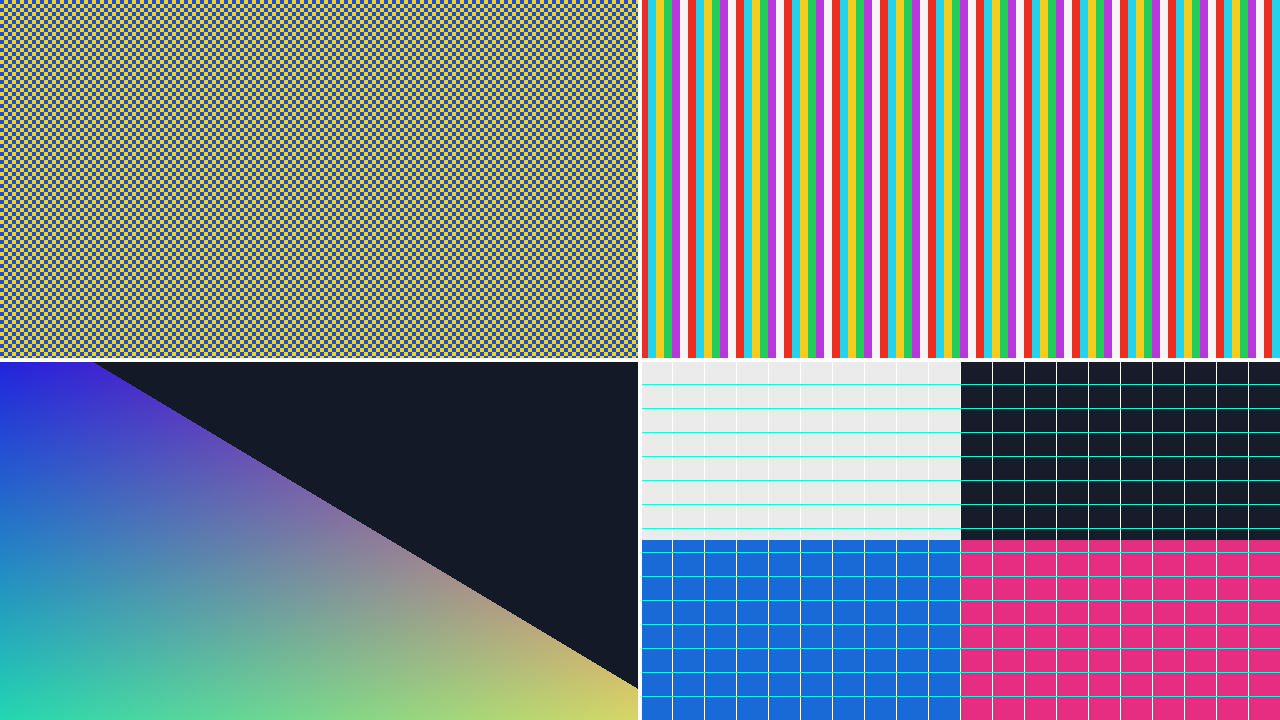
#> input picture fpga/project/stage9_bicubic_catmull_rom_multi_pixel_test/sim/720p_color_compare/input_chart_1280x720.bmp, 1280 x 720 px
$ python create_correction_panel.py ../../fpga/project/stage9_bicubic_catmull_rom_multi_pixel_test/sim/720p_color_compare/input_chart_1280x720.bmp ../../fpga/project/stage9_bicubic_catmull_rom_multi_pixel_test/sim/720p_color_compare/input_chart_1280x720.bmp ../../fpga/project/stage9_bicubic_catmull_rom_multi_pixel_test/sim/720p_color_compare/input_chart_1280x720.bmp ../../fpga/project/stage9_bicubic_catmull_rom_multi_pixel_test/sim/720p_color_compare/input_chart_1280x720.bmp --output out.png
#> lines starting #> are read from the running program, lines starting #| are printed output that depends on the picture
#> in main, clean is the input picture: PIL image 1280x720 RGB; mean R, G, B 124.5, 130.3, 137.6
"""Create a visual clean/distorted/corrected/bit-difference panel."""

from __future__ import annotations

import argparse
from pathlib import Path

from PIL import Image, ImageChops, ImageDraw


LABEL_HEIGHT = 20
DIFFERENCE_GAIN = 8


def create_correction_panel(
    clean_image: Image.Image,
    distorted_image: Image.Image,
    rtl_corrected_image: Image.Image,
    golden_corrected_image: Image.Image,
) -> Image.Image:
    """Return a labeled 2x2 correction panel with amplified RTL error."""

    clean = clean_image.convert("RGB")
    distorted = distorted_image.convert("RGB")
    rtl = rtl_corrected_image.convert("RGB")
    golden = golden_corrected_image.convert("RGB")
    if not (clean.size == distorted.size == rtl.size == golden.size):
        raise ValueError("all correction-panel images must have equal dimensions")

    difference = ImageChops.difference(rtl, golden).point(
        lambda value: min(255, value * DIFFERENCE_GAIN)
    )
#> difference: PIL image 1280x720 RGB; every value is 0
    width, height = clean.size
#> width = 1280; height = 720
    row_height = LABEL_HEIGHT + height
#> row_height = 740
    panel = Image.new("RGB", (2 * width, 2 * row_height), color=(32, 32, 32))
#> panel: PIL image 2560x1480 RGB; every value is 32
    draw = ImageDraw.Draw(panel)
    tiles = (
        ("CLEAN REFERENCE", clean, 0, 0),
        ("SYNTHETIC CAMERA INPUT", distorted, width, 0),
        ("RTL CORRECTED", rtl, 0, row_height),
        (f"RTL vs GOLDEN DIFF x{DIFFERENCE_GAIN}", difference, width, row_height),
    )
    for label, image, x, y in tiles:
        draw.text((x + 4, y + 4), label, fill=(255, 255, 255))
        panel.paste(image, (x, y + LABEL_HEIGHT))
#> this loop made 4 passes
#> (label, x, y) on passes 1 to 4: ('CLEAN REFERENCE', 0, 0), ('SYNTHETIC CAMERA INPUT', 1280, 0), ('RTL CORRECTED', 0, 740), ('RTL vs GOLDEN DIFF x8', 1280, 740)
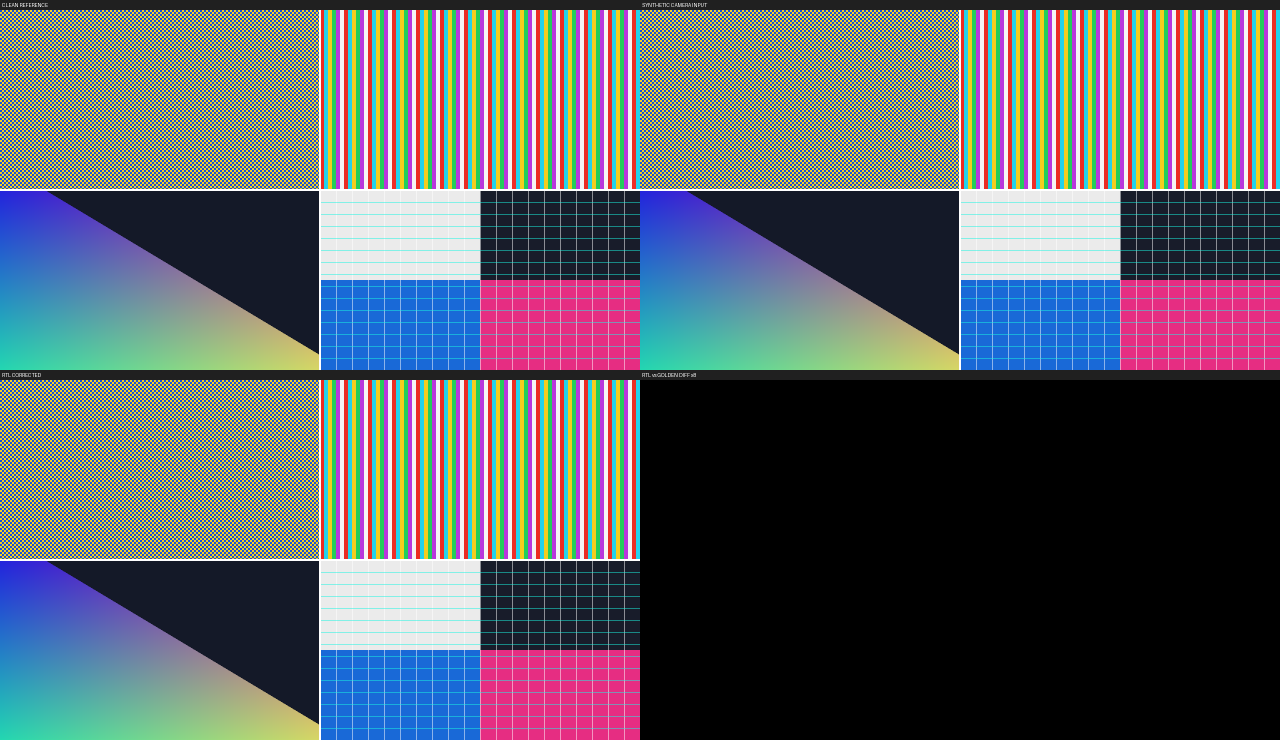
#> panel: PIL image 2560x1480 RGB (shown at 1/2 size); mean R, G, B 91.8, 96, 101.3
    return panel


def main() -> int:
    parser = argparse.ArgumentParser(description=__doc__)
    parser.add_argument("clean_image", type=Path)
    parser.add_argument("distorted_image", type=Path)
    parser.add_argument("rtl_corrected_image", type=Path)
    parser.add_argument("golden_corrected_image", type=Path)
    parser.add_argument("--output", type=Path, required=True)
    arguments = parser.parse_args()

    with Image.open(arguments.clean_image) as clean:
        with Image.open(arguments.distorted_image) as distorted:
            with Image.open(arguments.rtl_corrected_image) as rtl:
                with Image.open(arguments.golden_corrected_image) as golden:
                    panel = create_correction_panel(clean, distorted, rtl, golden)
    arguments.output.parent.mkdir(parents=True, exist_ok=True)
    panel.save(arguments.output, format="PNG")
    print(f"Created correction comparison panel: {arguments.output}")
    return 0


if __name__ == "__main__":
    raise SystemExit(main())
#> (the program exits here)
